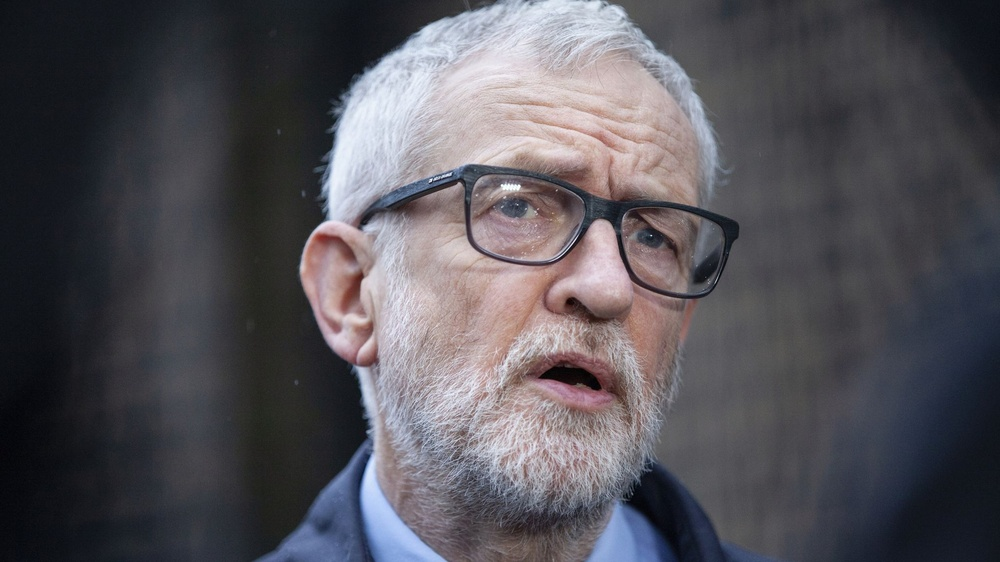
#> input picture Python/ImageConverter/jc.jpg, 1000 x 562 px, shrunk from 2048 x 1152 before the run
$ python ic2.py
#> lines starting #> are read from the running program, lines starting #| are printed output that depends on the picture
# Libraries

from PIL import Image
from PIL import ImageFont
from PIL import ImageDraw


def correctfontsize(imageheight):
    size = round((0.25 * imageheight / 8) * 6)
    return size


def ImageConverter(name, text, tolerance, colour_1, colour_2, text_colour):
#> called with name = 'jc.jpg', text = '*Socialism Intensifies', tolerance = '128', colour_1 = (255, 0, 0), colour_2 = (0, 0, 0), text_colour = (255, 255, 255)
    with Image.open(name) as im:
#> im is the input picture: PIL image 1000x562 RGB; mean R, G, B 85.3, 83, 89.1
        pixelmap_original = im.load()
        image2 = Image.new(im.mode, im.size)
#> image2: PIL image 1000x562 RGB; every value is 0
        pixelmap_new = image2.load()
        for i in range(im.size[0]):
            for j in range(im.size[1]):
                pixel_value = round(sum(pixelmap_original[i, j]) / 3)
                if pixel_value <= int(tolerance):
                    pixelmap_new[i, j] = colour_1
                else:
                    pixelmap_new[i, j] = colour_2
        font = ImageFont.truetype("impact.ttf",
                                  correctfontsize(image2.size[1]))
        draw_obj = ImageDraw.Draw(image2)
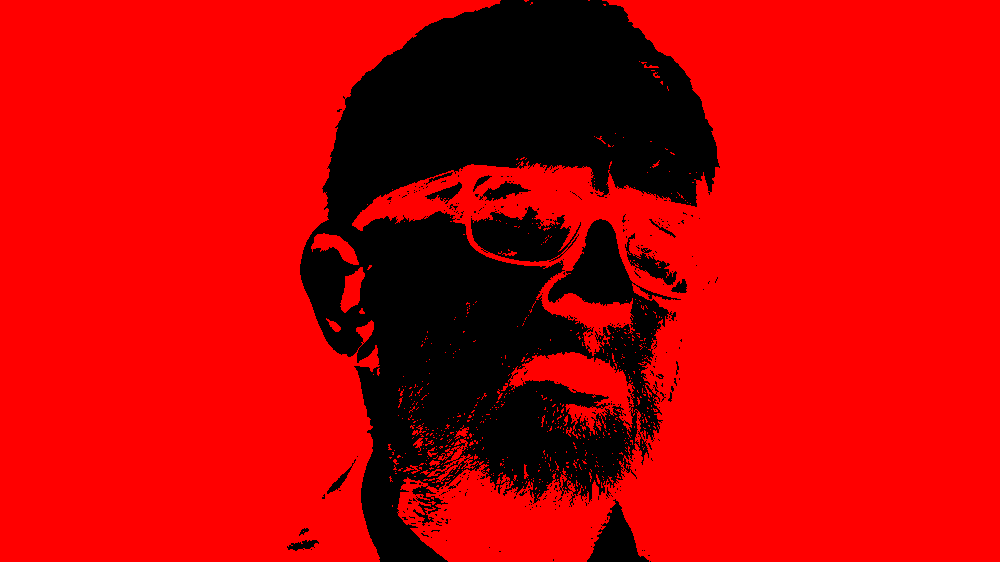
#> image2: PIL image 1000x562 RGB; mean R, G, B 194.7, 0, 0
        text_width = draw_obj.textlength(text, font)
#> text_width = 943.6
        draw_obj.text((round(
            (image2.size[0] - text_width) / 2), round(image2.size[1] * 0.75)),
                      text,
                      fill=text_colour,
                      font=font)
        image2.save("2" + name)
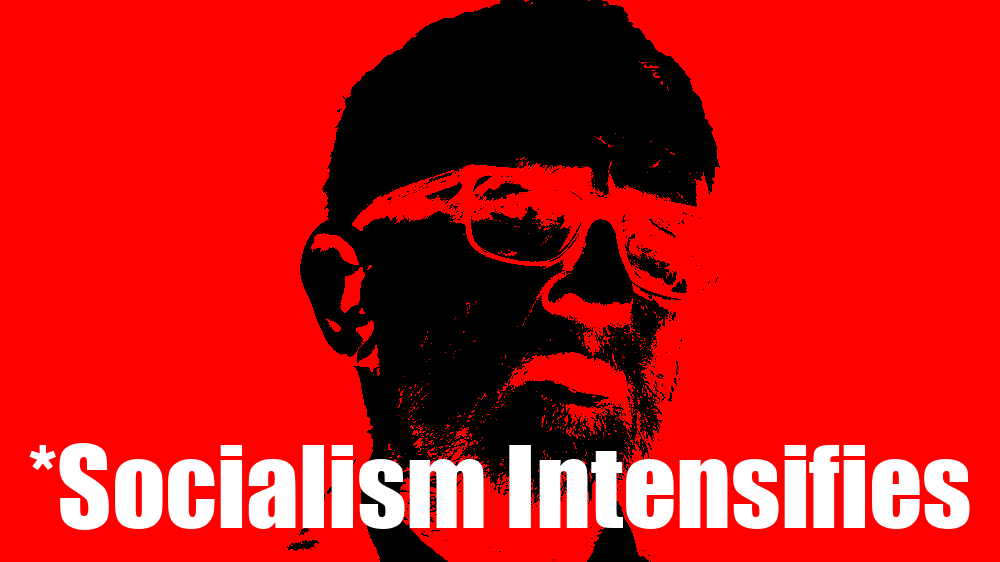
#> saved as 2jc.jpg: PIL image 1000x562 RGB; mean R, G, B 197.7, 21.4, 21.4


name = "jc.jpg"
red = (255, 0, 0)
black = (0, 0, 0)
white = (255, 255, 255)
text = "*Socialism Intensifies"

ImageConverter(name, text, "128", red, black, white)
